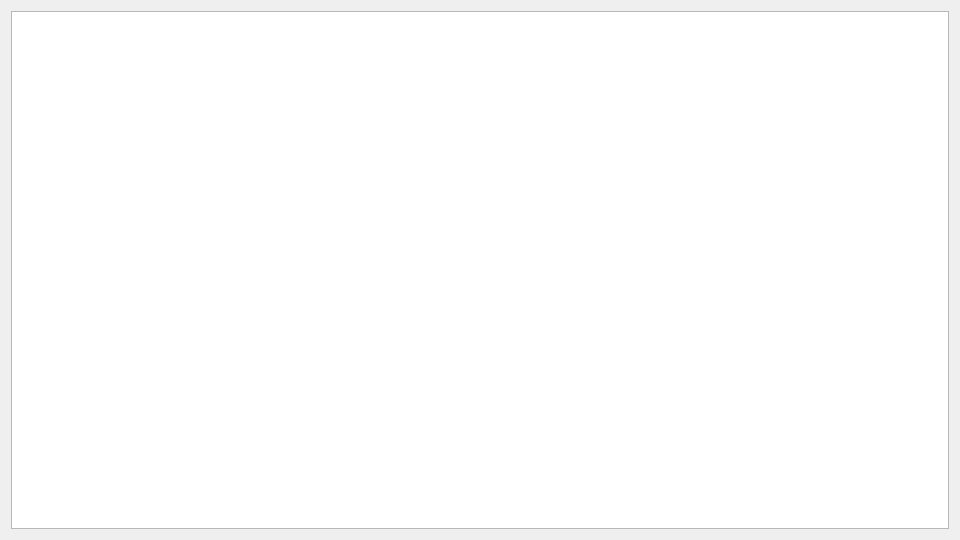
<?xml version="1.0" encoding="UTF-8"?>
<ui version="4.0">
 <class>BitmapViewer</class>
 <widget class="QWidget" name="BitmapViewer">
  <property name="geometry">
   <rect>
    <x>0</x>
    <y>0</y>
    <width>960</width>
    <height>540</height>
   </rect>
  </property>
  <property name="sizePolicy">
   <sizepolicy hsizetype="MinimumExpanding" vsizetype="MinimumExpanding">
    <horstretch>0</horstretch>
    <verstretch>0</verstretch>
   </sizepolicy>
  </property>
  <property name="windowTitle">
   <string>Mapas de bits</string>
  </property>
  <layout class="QVBoxLayout" name="verticalLayout">
   <item>
    <layout class="QHBoxLayout" name="horizontalLayout">
     <item>
      <widget class="QGraphicsView" name="graphicsView">
       <property name="sizePolicy">
        <sizepolicy hsizetype="MinimumExpanding" vsizetype="MinimumExpanding">
         <horstretch>0</horstretch>
         <verstretch>0</verstretch>
        </sizepolicy>
       </property>
       <property name="dragMode">
        <enum>QGraphicsView::ScrollHandDrag</enum>
       </property>
      </widget>
     </item>
    </layout>
   </item>
  </layout>
 </widget>
 <resources/>
 <connections/>
</ui>
